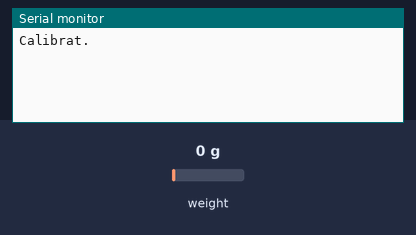
A sketch run on a simulated Arduino Uno, built with avr-gcc and run on an emulated ATmega328P. Shown: the last lines printed to the serial monitor. The test bench sets the inputs (shaded band); at power-on: weight on the scale 0 g.

Above: at 4.2 s.
4.3 s: weight on the scale set to 100 g
At 5.5 s:
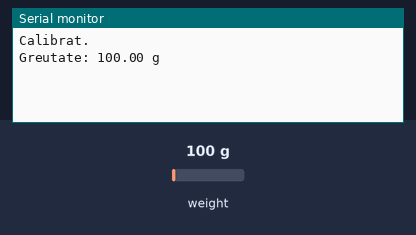
9.0 s: weight on the scale set to 1250 g
At 10.6 s:
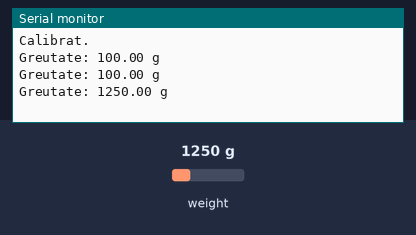

The sketch:

calib5.ino
```cpp
#include "HX711.h"
#define DT 4
#define SCK 23

HX711 scale;
//float calib= -224.3;

void setup(){
  Serial.begin(115200);
  scale.begin(DT, SCK);
  scale.set_scale(-234.7);
  delay(2000);
  scale.tare();
  Serial.println("Calibrat.");
}

void loop(){
  float greutate=scale.get_units(20); // media a 20 citiri
  if (abs(greutate)<2) greutate=0; //eliminam zgomot sub 2g
  Serial.print("Greutate: ");
  Serial.print(greutate, 2);
  //Serial.println(scale.read());
  Serial.println(" g");
  delay(500);
}

/*#include "HX711.h"

HX711 scale;

void setup() {
  Serial.begin(115200);
  scale.begin(4, 23);
  if (!scale.is_ready()) {
    Serial.println("HX711 NU e pregătit.");
    while (1);
  }
}

void loop() {
  Serial.print("Valoare brută: ");
  Serial.println(scale.read());
  delay(500);
}
*/
```

Measured:
- after the input at 4.3 s, the serial monitor: prints a new line after 0.70 s (image 1)
- after the input at 9.0 s, the serial monitor: prints a new line after 1.0 s (image 2)
